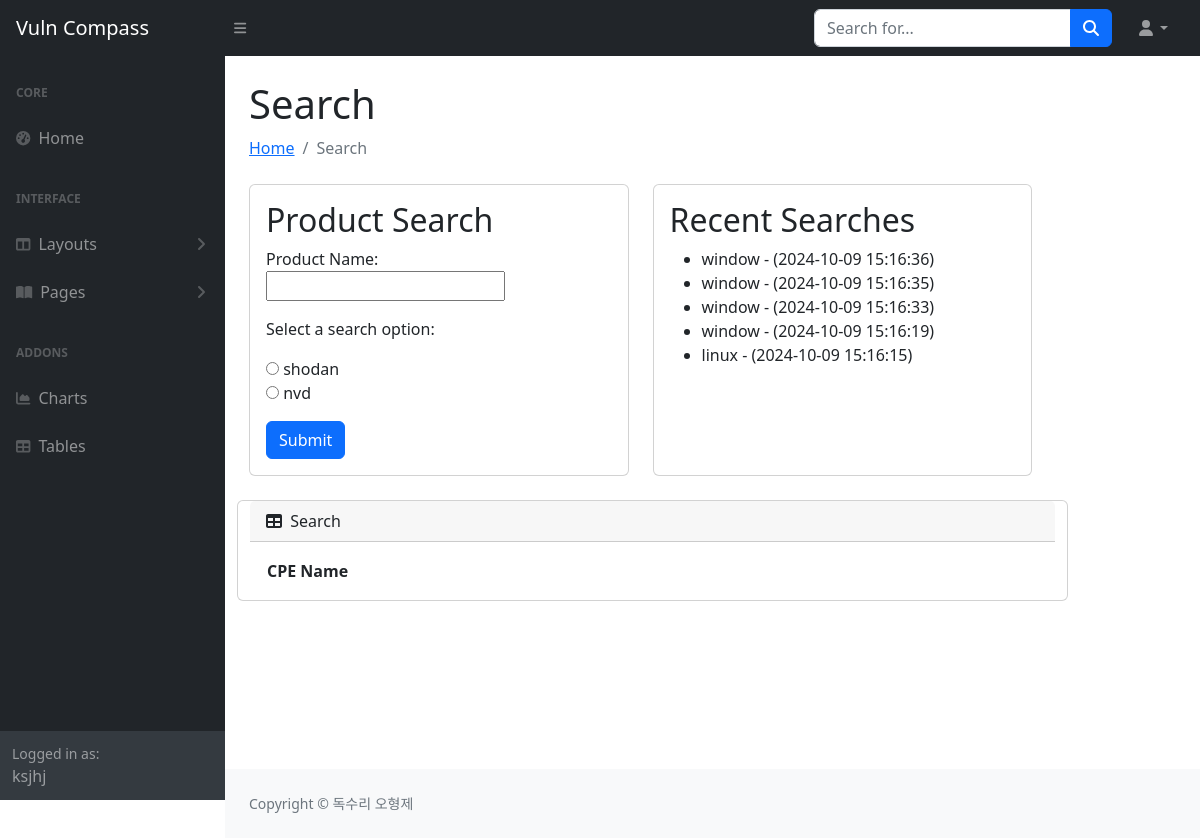
The page /search/ (signed in) on the database its author committed.
### api_search/models.py (models this page shows, shortened)
class SearchHistory(models.Model):
    user = models.ForeignKey(User, on_delete=models.CASCADE)
    product_name = models.CharField(max_length=255)  # 검색한 제품명
    search_date = models.DateTimeField(default=timezone.now)  # 검색한 시간

### api_search/views.py (the view)
# urls.py: path('search/', api_search.views.search_home, name='search_home'),
def search_home(request):
    name = None
    user_name = request.user
    api_response = None
    recent_searches = SearchHistory.objects.filter(user=user_name).order_by('-search_date')[:5]
    if request.method == 'POST':
        form = NameForm(request.POST)
        if form.is_valid():
            search_option = form.cleaned_data['search_option']
            name = form.cleaned_data['name']
            if search_option == 'shodan':
                api_response = search_cpe(name)
                if api_response is not None and 'cpes' in api_response:
                    api_response = api_response['cpes']
                else:
                    api_response = None
            elif search_option == 'nvd':
                api_response = search_cpe_nvd(name)
                response_cpe_len = api_response['totalResults']
                cpe_names = []
                if api_response is not None and response_cpe_len > 0:
                    for product in api_response.get('products', []):
                        cpe = product.get('cpe', {})
                        cpe_name = cpe.get('cpeName')
                        if cpe_name:
                            cpe_names.append(cpe_name)
                    api_response = cpe_names
                else:
                    api_response = None
            save_search_history(user_name, name)
            recent_searches = SearchHistory.objects.filter(user=user_name).order_by('-search_date')[:5]
    else:
        form = NameForm()
    return render(request, 'search_home.html',
                  {'form': form, 'name': name,
                   'api_response': api_response,
                   'recent_searches': recent_searches})

### api_search/forms.py
class NameForm(forms.Form):
    name = forms.CharField(label='Product Name', max_length=100)
    SEARCH_CHOICES = [
        ('shodan', 'shodan'),
        ('nvd', 'nvd')
    ]
    search_option = forms.ChoiceField(
        choices=SEARCH_CHOICES,
        widget=forms.RadioSelect,
        label="Select a search option",  # 라벨
    )

### api_search/templates/search_home.html (shortened to what this page needs)
<!DOCTYPE html>
<html lang="en">
{% load static %}
<head>
    <link href="https://cdn.jsdelivr.net/npm/simple-datatables@7.1.2/dist/style.min.css" rel="stylesheet" />
    <link href="{% static 'css/styles.css' %}" rel="stylesheet" />
</head>
<body class="sb-nav-fixed">
    <nav class="sb-topnav navbar navbar-expand navbar-dark bg-dark">
        <a class="navbar-brand ps-3" href="/home">Vuln Compass</a>
        <button class="btn btn-link btn-sm order-1 order-lg-0 me-4 me-lg-0" id="sidebarToggle" href="#!"><i class="fas fa-bars"></i></button>
        <form class="d-none d-md-inline-block form-inline ms-auto me-0 me-md-3 my-2 my-md-0">
            <div class="input-group">
                <input class="form-control" type="text" placeholder="Search for..." aria-label="Search for..." aria-describedby="btnNavbarSearch" />
                <button class="btn btn-primary" id="btnNavbarSearch" type="button"><i class="fas fa-search"></i></button>
            </div>
        </form>
            <ul class="navbar-nav ms-auto ms-md-0 me-3 me-lg-4">
                <li class="nav-item dropdown">
                    <a class="nav-link dropdown-toggle" id="navbarDropdown" href="#" role="button" data-bs-toggle="dropdown" aria-expanded="false"><i class="fas fa-user fa-fw"></i></a>
                </li>
            </ul>
        </nav>
        <div id="layoutSidenav">
            <div id="layoutSidenav_nav">
                <nav class="sb-sidenav accordion sb-sidenav-dark" id="sidenavAccordion">
                    <div class="sb-sidenav-menu">
                        <div class="nav">
                            <div class="sb-sidenav-menu-heading">Core</div>
                            <a class="nav-link" href="/home">
                                <div class="sb-nav-link-icon"><i class="fas fa-tachometer-alt"></i></div>
                                Home
                            </a>
                            <div class="sb-sidenav-menu-heading">Interface</div>
                            <a class="nav-link collapsed" href="#" data-bs-toggle="collapse" data-bs-target="#collapseLayouts" aria-expanded="false" aria-controls="collapseLayouts">
                                <div class="sb-nav-link-icon"><i class="fas fa-columns"></i></div>
                                Layouts
                                <div class="sb-sidenav-collapse-arrow"><i class="fas fa-angle-down"></i></div>
                            </a>
                            <a class="nav-link collapsed" href="#" data-bs-toggle="collapse" data-bs-target="#collapsePages" aria-expanded="false" aria-controls="collapsePages">
                                <div class="sb-nav-link-icon"><i class="fas fa-book-open"></i></div>
                                Pages
                                <div class="sb-sidenav-collapse-arrow"><i class="fas fa-angle-down"></i></div>
                            </a>
                            <div class="sb-sidenav-menu-heading">Addons</div>
                            <a class="nav-link" href="/charts">
                                <div class="sb-nav-link-icon"><i class="fas fa-chart-area"></i></div>
                                Charts
                            </a>
                            <a class="nav-link" href="tables.html">
                                <div class="sb-nav-link-icon"><i class="fas fa-table"></i></div>
                                Tables
                            </a>
                        </div>
                    </div>
                    <div class="sb-sidenav-footer">
                        <div class="small">Logged in as:</div>
                        {{ user.username }}
                </nav>
            </div>
            <div id="layoutSidenav_content">
                <main>
                    <div class="container-fluid px-4">
                        <h1 class="mt-4">Search</h1>
                        <ol class="breadcrumb mb-4">
                            <li class="breadcrumb-item"><a href="/home">Home</a></li>
                            <li class="breadcrumb-item active">Search</li>
                        </ol>
                        <div class="row mb-4">
                            <div class="row mb-4">
                                <div class="row mb-4">
                                    <div class="row mb-4">
                                        <div class="row mb-4">
                                            <div class="row mb-4">
                                                <div class="row mb-4">
                                                    <div class="col-md-6">
                                                        <div class="card h-100">
                                                            <div class="card-body">
                                                                <form method="post">
                                                                    <h2>Product Search</h2>
                                                                    {{ form.as_p }}
                                                                    <button type="submit" class="btn btn-primary">Submit</button>
                                                                </form>
                                                            </div>
                                                        </div>
                                                    </div>
                                                    <div class="col-md-6">
                                                        <div class="card h-100">
                                                            <div class="card-body">
                                                                <h2>Recent Searches</h2>
                                                                <ul>
                                                                    {% for search in recent_searches %}
                                                                        <li>{{ search.product_name }} - ({{ search.search_date|date:"Y-m-d H:i:s"}})</li>
                                                                    {% endfor %}
                                                                </ul>
                                                            </div>
                                                        </div>
                                                    </div>
                                                </div>
                                                <div class="card mb-4">
                                                    <div class="card-header">
                                                        <i class="fas fa-table me-1"></i>
                                                        Search
                                                    </div>
                                                    <div class="card-body">
                                                        <table id="datatablesSimple">
                                                            <thead>
                                                                <tr>
                                                                    <th>CPE Name</th>
                                                                </tr>
                                                            </thead>
                                                        </table>
                                                    </div>
                                                </div>
                                            </div>
                                        </main>
                                        <footer class="py-4 bg-light mt-auto">
                                            <div class="container-fluid px-4">
                                                <div class="d-flex align-items-center justify-content-between small">
                                                    <div class="text-muted">Copyright &copy; 독수리 오형제</div>
                                                </div>
                                            </div>
                                        </footer>
                                    </div>
                                </div>
                            </body>
                        </html>

### rows shown on the page
SearchHistory: product_name "window", search_date "2024-10-09 15:16:36"
SearchHistory: product_name "window", search_date "2024-10-09 15:16:35"
SearchHistory: product_name "window", search_date "2024-10-09 15:16:33"
SearchHistory: product_name "window", search_date "2024-10-09 15:16:19"
SearchHistory: product_name "linux", search_date "2024-10-09 15:16:15"

### other values the page prints
{{ user.username }} "ksjhj"
